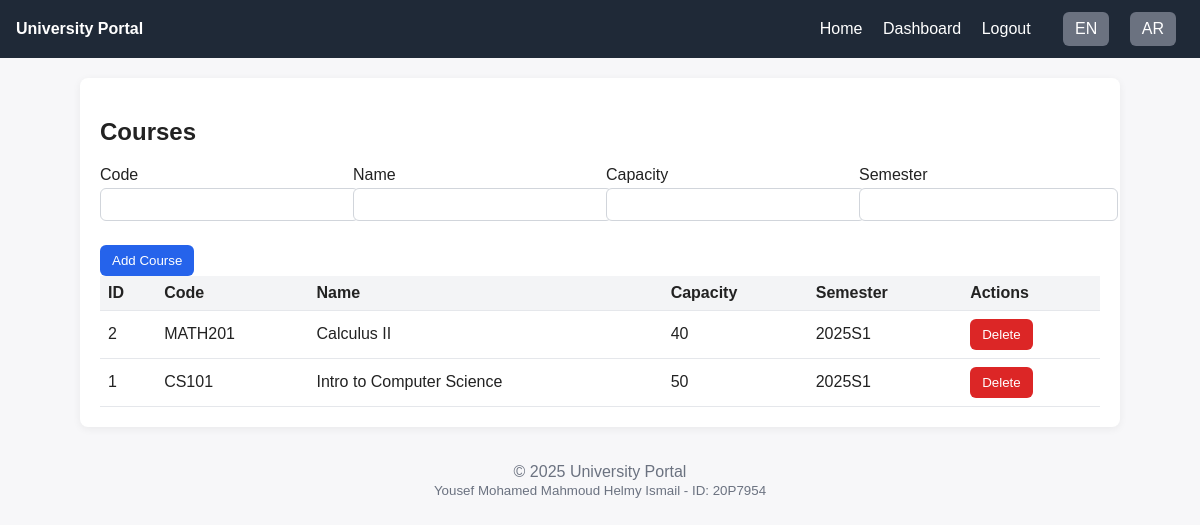
The app's page /courses/index.php (signed in) with its own data.
### tables this page shows
CREATE TABLE courses (
  id INT PRIMARY KEY AUTO_INCREMENT,
  code VARCHAR(20) NOT NULL UNIQUE,
  name VARCHAR(200) NOT NULL,
  capacity INT NOT NULL DEFAULT 30,
  semester VARCHAR(20) NOT NULL
);

### lib/auth.php (called while the page is built, shortened)
<?php
class Auth {
    public static function user(): ?array {
        return $_SESSION['user'] ?? null;
    }
}

### lib/util.php (called while the page is built, shortened)
<?php
function e(string $s): string { return htmlspecialchars($s, ENT_QUOTES, 'UTF-8'); }

### courses/index.php (the view, shortened to what this page needs)
<?php
require_once __DIR__ . '/../lib/auth.php';
require_once __DIR__ . '/../lib/util.php';
$user = Auth::user();
$canManage = in_array($user['role'], ['Admin','Teacher'], true);
$pdo = DB::conn();
$courses = $pdo->query('SELECT * FROM courses ORDER BY id DESC')->fetchAll();
require_once __DIR__ . '/../partials/header.php';
?>
<h2>Courses</h2>
<?php if ($canManage): ?>
<form method="post" style="display:grid;grid-template-columns:repeat(4,1fr);gap:12px;">
  <div class="field"><label>Code</label><input name="code" required /></div>
  <div class="field"><label>Name</label><input name="name" required /></div>
  <div class="field"><label>Capacity</label><input type="number" name="capacity" min="1" required /></div>
  <div class="field"><label>Semester</label><input name="semester" required /></div>
  <div style="grid-column:1/5"><button class="btn" type="submit">Add Course</button></div>
</form>
<?php endif; ?>
<table>
  <tr><th>ID</th><th>Code</th><th>Name</th><th>Capacity</th><th>Semester</th><?php if ($canManage): ?><th>Actions</th><?php endif; ?></tr>
  <?php foreach ($courses as $c): ?>
    <tr>
      <td><?= (int)$c['id'] ?></td>
      <td><?= e($c['code']) ?></td>
      <td><?= e($c['name']) ?></td>
      <td><?= (int)$c['capacity'] ?></td>
      <td><?= e($c['semester']) ?></td>
      <?php if ($canManage): ?>
      <td>
        <form method="post" style="display:inline;">
          <button class="btn danger" onclick="return confirm('Delete course?');">Delete</button>
        </form>
      </td>
      <?php endif; ?>
    </tr>
  <?php endforeach; ?>
</table>
<?php require_once __DIR__ . '/../partials/footer.php'; ?>

### partials/header.php (style rules this page uses)
body { font-family: Arial, sans-serif; margin:0; background:#f7f7f9; color:#222; }
.btn { display:inline-block; padding:8px 12px; background:#2563eb; color:#fff; border:none; border-radius:6px; text-decoration:none; cursor:pointer; }
.btn.danger { background:#dc2626; }
.field { margin-bottom:12px; }
label { display:block; margin-bottom:4px; }
input, select, textarea { width:100%; padding:8px; border:1px solid #d1d5db; border-radius:6px; }
table { width:100%; border-collapse:collapse; }
th, td { padding:8px; border-bottom:1px solid #e5e7eb; text-align: left; }
th { background:#f3f4f6; }

### records on screen
courses: id "2", code "MATH201", name "Calculus II", capacity "40", semester "2025S1"
courses: id "1", code "CS101", name "Intro to Computer Science", capacity "50", semester "2025S1"

### other values on screen
$title "University Portal"
I18n::t('logout') "Logout"
